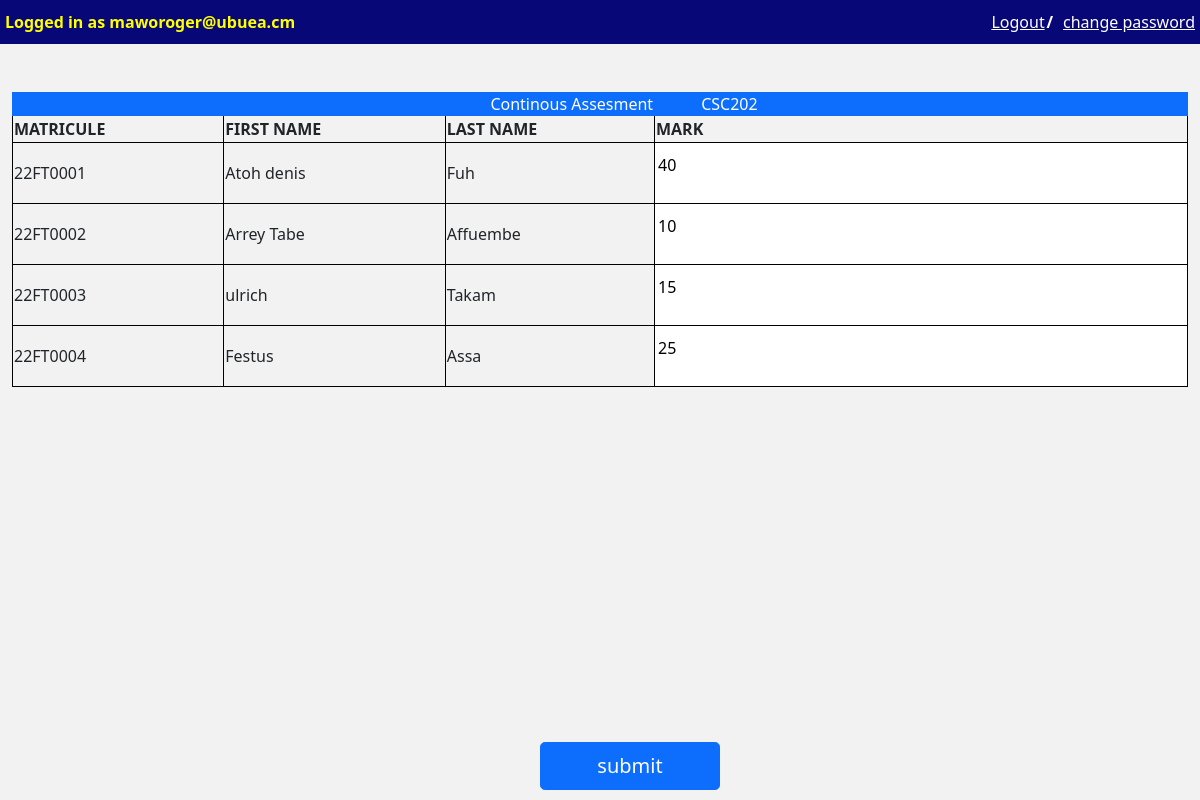
Screenshot of /my-courses/1/1/ (signed in) with the database file from the repository.
### account/models.py (models this page shows, shortened)
class Account(AbstractUser):
  email = models.EmailField(verbose_name="Email",max_length=60, unique=True)
  username = models.CharField(max_length=30, unique=True)
  date_joined = models.DateTimeField(verbose_name="date joined", auto_now_add=True)
  last_login = models.DateTimeField(verbose_name="last_login", auto_now=True)
  is_admin = models.BooleanField(default=False)
  is_active = models.BooleanField(default=True)
  is_staff = models.BooleanField(default=False)
  is_superuser = models.BooleanField(default=False)
  hide_email = models.BooleanField(default=True)
  objects = MyAccountManagaer()
  USERNAME_FIELD = 'email'
  REQUIRED_FIELDS = ['username']

### courses/models.py (models this page shows, shortened)
class Course(models.Model):
    teacher = models.ForeignKey(Teacher, on_delete=models.CASCADE,blank=True, null=True)
    department = models.ForeignKey(Department, on_delete=models.CASCADE)
    name = models.CharField(max_length=6, unique=True)
    course_credit = models.IntegerField(verbose_name="course credit")
    course_hours = models.IntegerField(verbose_name="course hours")

### marks/models.py (models this page shows, shortened)
class Mark(models.Model):
    student = models.ForeignKey(Student, on_delete=models.CASCADE)
    attendance = models.ForeignKey(Attendance, on_delete=models.CASCADE)
    course = models.ForeignKey(Course, on_delete=models.CASCADE)
    ca = models.IntegerField(verbose_name=" continuous assesment",default=0)
    exam = models.IntegerField(verbose_name="Exams assesment",default=0)
    resit = models.IntegerField(verbose_name="Resit",default=0)
    total = models.IntegerField(verbose_name='total',default=0)
    grade = models.CharField(max_length=1, default=None)

### student/models.py (models this page shows, shortened)
class Student(models.Model):
    department = models.ForeignKey(Department, on_delete=models.CASCADE)
    first_name = models.CharField(max_length=32, verbose_name="First name")
    last_name = models.CharField(max_length=32, verbose_name="Last name")
    matricule_number = models.CharField(max_length=8, verbose_name="Matricule number", unique=True )
    date_of_birth = models.DateField(verbose_name="date of birth")
    email = models.EmailField(max_length=32, unique=True)
    institutional_email = models.EmailField(max_length=32, unique=True)
    created_at = models.DateTimeField(auto_now_add=True)
    updated_at = models.DateTimeField(auto_now=True)

### teacher/views.py (the view, shortened to what this page needs)
# urls.py: path('my-courses/<int:course_id>/<int:id>/',views.render_update_marks,name='show-marks'),
@login_required(login_url="/login")
def render_update_marks(request,course_id, id=None):
   exam_type = None
   if id == 1:
       exam_type = 'ca'
   elif id == 2:
       exam_type = 'exam'
   else:
       exam_type = 'resit'
   if  request.user.is_authenticated == False:
       return redirect('login')
   context = {}
   context['course_name'] = Course.objects.get(pk=course_id).name
   student_marks = []
   current_date = datetime.datetime.now()
   attendance_date_arr = []
   attendance_dates = Attendance.objects.filter(course_id=course_id,
   date__contains=str(current_date)[:4])
   for attendance_date in attendance_dates:
       attendance_date_arr.append(attendance_date.id)
       student_marks.append(Mark.objects.get(attendance_id=attendance_date.id,
course_id=course_id))
       markFormSet = modelformset_factory(Mark, fields = [f"{exam_type}"])
       form = markFormSet(queryset=Mark.objects.filter(attendance_id__in = attendance_date_arr))
   if id ==1:
       context['exam'] = 'Continous Assesment'
   elif id ==2:
       context['exam'] = 'EXAM'
   else:
       context['exam'] = 'RESIT'
   context['student_marks'] = student_marks
   context['form'] = form
   context['course_id'] = course_id
   context['id'] = id
   return render(request, 'teacher/display_marks.html',context)

### teacher/templates/teacher/display_marks.html (shortened to what this page needs)
{% extends 'base.html' %}
{% block content %}
{% include 'snippets/header.html' %}
        <div class="container-fluid mt-5">
            <table class="w-100">
                <div class="bg-primary text-white text-center"><span class="px-5">{{exam}}</span><span>{{course_name}}</span></div>
                <tr>
                  <th>MATRICULE</th>
                  <th>FIRST NAME</th>
                  <th>LAST NAME</th>
                  <th>MARK</th>
                </tr>
                <form action={% url 'show-marks' course_id id  %} method="POST"> {% csrf_token %}
                {% for marks in student_marks %}
                {% for f in form %}
                {% if forloop.counter == forloop.parentloop.counter %}
                <tr>
                    <td>{{marks.student.matricule_number}}</td>
                    <td> {{marks.student.first_name}}</td>
                    <td>{{marks.student.last_name}}</td>
                    <td class="bg-white input__mark"> <div class="py-2">
                        {{f.as_p}}
                   </div></td>
                </tr>
                {% endif %}
                {% endfor %}
                {% endfor %}
            </table>
                <button class="btn btn-lg btn-primary bt-submit">submit</button>
            </div>
        </div>
{% endblock content %}

### templates/snippets/header.html (shortened to what this page needs)
<div class="d-flex">
	{% if request.user.is_authenticated == False %}
	<div><a href="{% url 'register' %}" class="text-decoration-none"> Register</a></div>
	<div class="mx-3"><a href="{% url 'login' %}" class="text-decoration-none"> Login</a></div>
	{%else%}
	<nav class="backround__blue ">
		<div class="color__yellow"><span>Logged in as</span> <span>{{request.user.email}}</span></div>
		<div class="d-flex">
		<div class="log__out"><a href="{% url 'logout' %}"> Logout</a></div>
		<div class="text-white slash">/</div>
		  <div class="change__password"> <a href=""> change password</a></div>
		</div>
	</nav>
	{% endif %}
</div>

### templates/snippets/base_css.html (style rules this page uses)
body { background-color: #f2f2f2; font-family: "Segoe UI"; font-weight: 380; }
:root { --main-background-color: #f2f2f2; --dark-background-color: #a2a2a2; --secondary-text-color: #808080; --light-primary-text-color: #0080ff; }

### templates/snippets/header.html (style rules this page uses)
.backround__blue { background-color: rgb(7, 7, 119); width: 100%; display: flex; justify-content: space-between; padding: 10px 5px 10px 5px; }
nav div a { color: white; }
.log__out { width: 55px; }
.slash { font-weight: 900; }
.change__password { padding-left: 10px; }
.color__yellow { color: yellow; font-weight: 900; }

### teacher/templates/teacher/display_marks.html (style rules this page uses)
.bt-submit { position: absolute; left: 45%; bottom: 10px; z-index: 1; width: 15vw; }
input { width: 100%; border: none; }
th { border-right: 1px solid black; }
tr { border-bottom: 1px solid black; border-right: 1px solid black; border-left: 1px solid black; }
td { border-right: 1px solid black; }

### rows the page displays
Account: user.email "maworoger@ubuea.cm"
Course: name "CSC202"
Mark: student.matricule_number "22FT0001", student.first_name "Atoh denis", student.last_name "Fuh", as_p "40"
Mark: student.matricule_number "22FT0002", student.first_name "Arrey Tabe", student.last_name "Affuembe", as_p "10"
Mark: student.matricule_number "22FT0003", student.first_name "ulrich", student.last_name "Takam", as_p "15"
Mark: student.matricule_number "22FT0004", student.first_name "Festus", student.last_name "Assa", as_p "25"

### other values shown
{{ exam }} "Continous Assesment"
